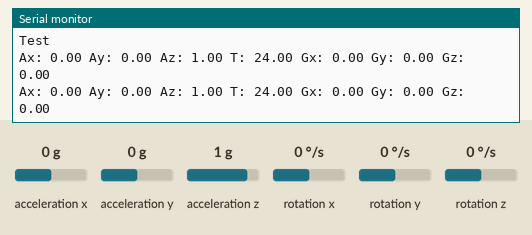
A program run on a simulated ESP8266 (Wemos D1 mini). Shown: the last lines printed to the serial monitor. Wiring (inferred from the names in the program): MPU-6050 motion sensor at I2C address 0x68. The inputs (shaded band) are chosen by the test bench; at power-on: acceleration x 0 g, acceleration y 0 g, acceleration z 1 g, rotation x 0 °/s, rotation y 0 °/s, rotation z 0 °/s.

Above: at 1.3 s.
1.4 s: acceleration x set to -1.4 g
At 2.7 s:
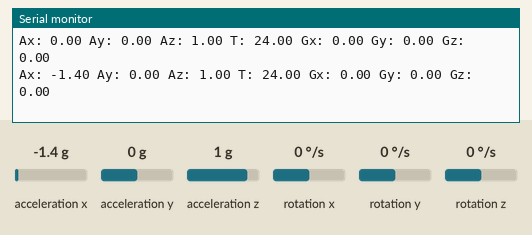
2.9 s: acceleration y set to -1.4 g
At 4.0 s:
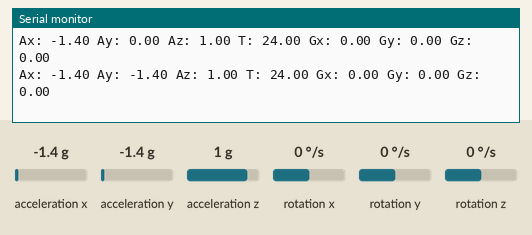
4.4 s: acceleration z set to -1.4 g
At 5.7 s:
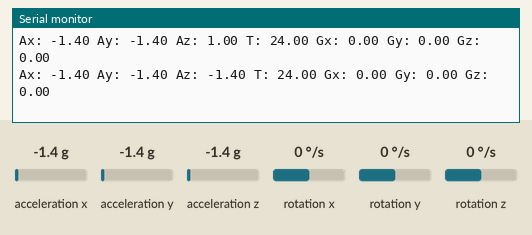
5.9 s: rotation x set to -192 °/s
At 7.0 s:
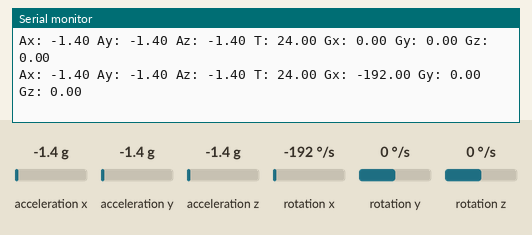
7.4 s: rotation y set to -192 °/s
At 8.7 s:
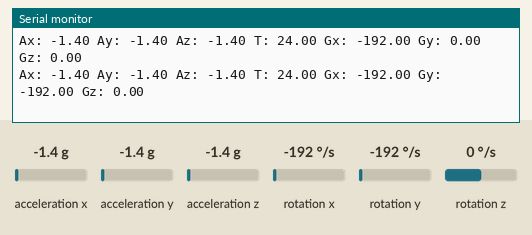

The program:

main.cpp
```cpp
#include <Arduino.h>
#include <Wire.h>

// MPU6050 Slave Device Address
const uint8_t MPU6050SlaveAddress = 0x68;

// Select SDA and SCL pins for I2C communication
//const uint8_t scl = D6;
//const uint8_t sda = D7;
const uint8_t scl = D7;
const uint8_t sda = D6;

// sensitivity scale factor respective to full scale setting provided in datasheet
const uint16_t AccelScaleFactor = 16384;
const uint16_t GyroScaleFactor = 131;

// MPU6050 few configuration register addresses
const uint8_t MPU6050_REGISTER_SMPLRT_DIV   =  0x19;
const uint8_t MPU6050_REGISTER_USER_CTRL    =  0x6A;
const uint8_t MPU6050_REGISTER_PWR_MGMT_1   =  0x6B;
const uint8_t MPU6050_REGISTER_PWR_MGMT_2   =  0x6C;
const uint8_t MPU6050_REGISTER_CONFIG       =  0x1A;
const uint8_t MPU6050_REGISTER_GYRO_CONFIG  =  0x1B;
const uint8_t MPU6050_REGISTER_ACCEL_CONFIG =  0x1C;
const uint8_t MPU6050_REGISTER_FIFO_EN      =  0x23;
const uint8_t MPU6050_REGISTER_INT_ENABLE   =  0x38;
const uint8_t MPU6050_REGISTER_ACCEL_XOUT_H =  0x3B;
const uint8_t MPU6050_REGISTER_SIGNAL_PATH_RESET  = 0x68;

int16_t AccelX, AccelY, AccelZ, Temperature, GyroX, GyroY, GyroZ;

void I2C_Write(uint8_t deviceAddress, uint8_t regAddress, uint8_t data){
  Wire.beginTransmission(deviceAddress);
  Wire.write(regAddress);
  Wire.write(data);
  Wire.endTransmission();
}

// read all 14 register
void Read_RawValue(uint8_t deviceAddress, uint8_t regAddress){
  Wire.beginTransmission(deviceAddress);
  Wire.write(regAddress);
  Wire.endTransmission();
  Wire.requestFrom(deviceAddress, (uint8_t)14);
  AccelX = (((int16_t)Wire.read()<<8) | Wire.read());
  AccelY = (((int16_t)Wire.read()<<8) | Wire.read());
  AccelZ = (((int16_t)Wire.read()<<8) | Wire.read());
  Temperature = (((int16_t)Wire.read()<<8) | Wire.read());
  GyroX = (((int16_t)Wire.read()<<8) | Wire.read());
  GyroY = (((int16_t)Wire.read()<<8) | Wire.read());
  GyroZ = (((int16_t)Wire.read()<<8) | Wire.read());
}

//configure MPU6050
void MPU6050_Init(){
  delay(150);
  I2C_Write(MPU6050SlaveAddress, MPU6050_REGISTER_SMPLRT_DIV, 0x07);
  I2C_Write(MPU6050SlaveAddress, MPU6050_REGISTER_PWR_MGMT_1, 0x01);
  I2C_Write(MPU6050SlaveAddress, MPU6050_REGISTER_PWR_MGMT_2, 0x00);
  I2C_Write(MPU6050SlaveAddress, MPU6050_REGISTER_CONFIG, 0x00);
  I2C_Write(MPU6050SlaveAddress, MPU6050_REGISTER_GYRO_CONFIG, 0x00);//set +/-250 degree/second full scale
  I2C_Write(MPU6050SlaveAddress, MPU6050_REGISTER_ACCEL_CONFIG, 0x00);// set +/- 2g full scale
  I2C_Write(MPU6050SlaveAddress, MPU6050_REGISTER_FIFO_EN, 0x00);
  I2C_Write(MPU6050SlaveAddress, MPU6050_REGISTER_INT_ENABLE, 0x01);
  I2C_Write(MPU6050SlaveAddress, MPU6050_REGISTER_SIGNAL_PATH_RESET, 0x00);
  I2C_Write(MPU6050SlaveAddress, MPU6050_REGISTER_USER_CTRL, 0x00);
}

void setup() {
  // put your setup code here, to run once:
  //Serial.begin(9600);
  Serial.begin(115200);
  Serial.println("Test");
  Wire.begin(sda, scl);
  MPU6050_Init();
}

void loop() {
  // put your main code here, to run repeatedly:
  double Ax, Ay, Az, T, Gx, Gy, Gz;

  Read_RawValue(MPU6050SlaveAddress, MPU6050_REGISTER_ACCEL_XOUT_H);

  //divide each with their sensitivity scale factor
  Ax = (double)AccelX/AccelScaleFactor;
  Ay = (double)AccelY/AccelScaleFactor;
  Az = (double)AccelZ/AccelScaleFactor;
  T = (double)Temperature/340+36.53; //temperature formula
  Gx = (double)GyroX/GyroScaleFactor;
  Gy = (double)GyroY/GyroScaleFactor;
  Gz = (double)GyroZ/GyroScaleFactor;

  Serial.print("Ax: "); Serial.print(Ax);
  Serial.print(" Ay: "); Serial.print(Ay);
  Serial.print(" Az: "); Serial.print(Az);
  Serial.print(" T: "); Serial.print(T);
  Serial.print(" Gx: "); Serial.print(Gx);
  Serial.print(" Gy: "); Serial.print(Gy);
  Serial.print(" Gz: "); Serial.println(Gz);

//Serial.print("Hallo");
  delay(1000);
}
```

Measured:
- after the input at 1.4 s, the serial monitor: prints a new line after 0.76 s (image 1)
- after the input at 2.9 s, the serial monitor: prints a new line after 0.26 s (image 2)
- after the input at 4.4 s, the serial monitor: prints a new line after 0.76 s (image 3)
- after the input at 5.9 s, the serial monitor: prints a new line after 0.27 s (image 4)
- after the input at 7.4 s, the serial monitor: prints a new line after 0.77 s (image 5)
